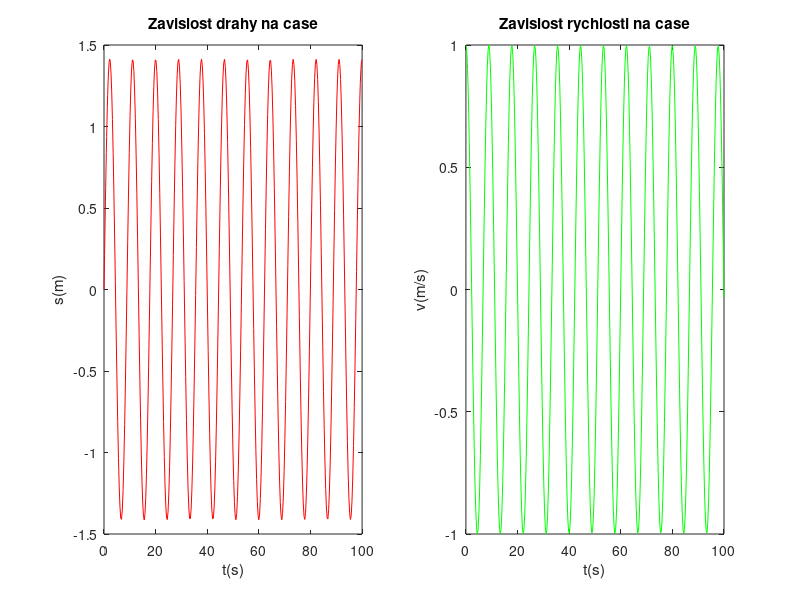
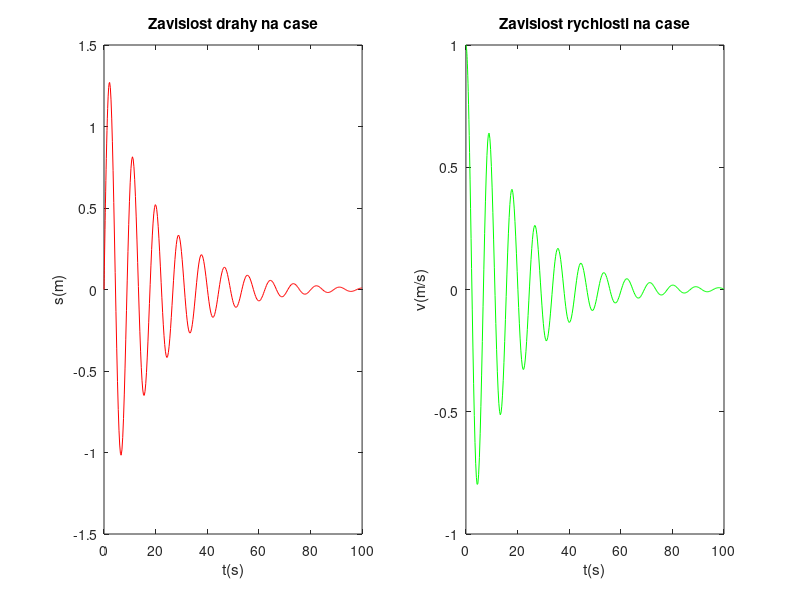

Write the MATLAB code that produced these figures, in order.
function []=kyvadlo()
%% Pohyb zavazi na pruzine
    clc
    m=1; % kg
    k=0.5;
    s0=0; % m
    v0=1; % m/s

    %cas_reseni
    t_konec=100; % s

    % soustava diferencialnich rovnic
    %ds/dt=v;
    %dv/dt=-k*s/m;

    function dx=dif_rce(t,x)
    % x=[s0, v0]
        dx=zeros(2,1);
        dx(1)=x(2);
        dx(2)=-k*(x(1))/m;
    end

    [t,y]=ode45(@dif_rce,[0,t_konec],[s0, v0]);
    
    f1=figure('Name','Pohyb zavazi bez ztraty energie', 'NumberTitle','off')
    subplot(1,2,1)
    plot(t,y(:,1),'r')
    title('Zavislost drahy na case')
    xlabel('t(s)')
    ylabel('s(m)')
    
    subplot(1,2,2)
    plot(t,y(:,2),'g')
    title('Zavislost rychlosti na case')
    xlabel('t(s)')
    ylabel('v(m/s)')
    
    function dx=dif_rce_2(t,x)
    % x=[s0, v0]
        dx=zeros(2,1);
        dx(1)=x(2)-0.1*x(1);
        dx(2)=-k*(x(1))/m;
    end
    [t,y]=ode45(@dif_rce_2,[0,t_konec],[s0, v0]);
    f2=figure('Name','Pohyb zavazi s tlumenymi kmity', 'NumberTitle','off')
    subplot(1,2,1)
    plot(t,y(:,1),'r')
    title('Zavislost drahy na case')
    xlabel('t(s)')
    ylabel('s(m)')
    
    subplot(1,2,2)
    plot(t,y(:,2),'g')
    title('Zavislost rychlosti na case')
    xlabel('t(s)')
    ylabel('v(m/s)')
    
end
